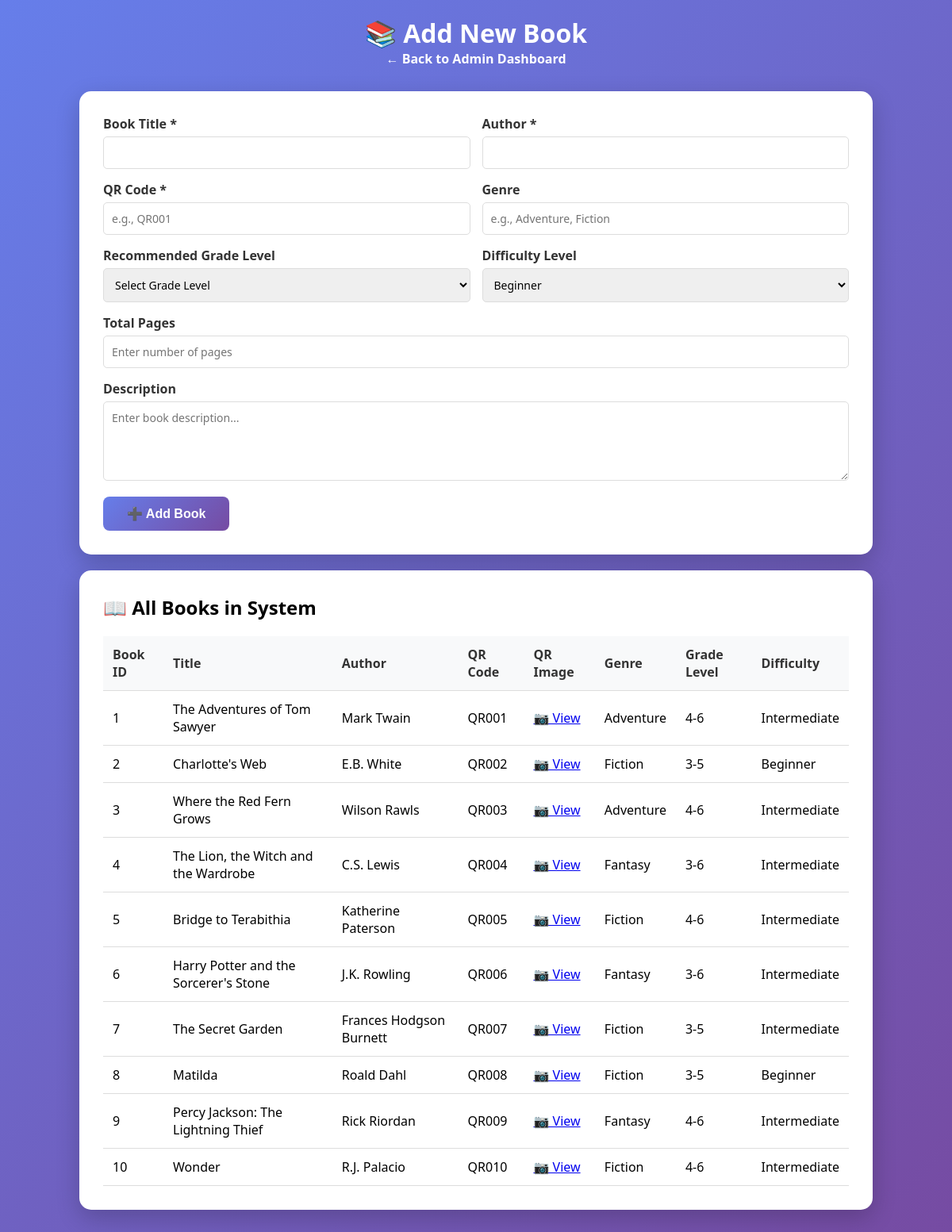
/php/add-book-admin.php (signed in), run on the app's committed database.
### tables this page shows
CREATE TABLE books (
    book_id INT PRIMARY KEY AUTO_INCREMENT,
    title VARCHAR(200) NOT NULL,
    author VARCHAR(100) NOT NULL,
    isbn VARCHAR(20) UNIQUE,
    qr_code VARCHAR(100) UNIQUE NOT NULL,
    qr_code_path VARCHAR(255),
    genre VARCHAR(50),
    recommended_grade_level VARCHAR(10),
    total_pages INT,
    difficulty_level ENUM('beginner', 'intermediate', 'advanced') DEFAULT 'beginner',
    book_cover_url VARCHAR(255),
    description TEXT,
    is_available BOOLEAN DEFAULT TRUE,
    created_at TIMESTAMP DEFAULT CURRENT_TIMESTAMP,
    updated_at TIMESTAMP DEFAULT CURRENT_TIMESTAMP ON UPDATE CURRENT_TIMESTAMP
);

### php/add-book-admin.php (the view, shortened to what this page needs)
<?php
require_once 'config.php';
$books_sql = "SELECT book_id, title, author, qr_code, qr_code_path, genre, difficulty_level, recommended_grade_level FROM books ORDER BY created_at DESC";
$books_result = $conn->query($books_sql);
$books = [];
while ($row = $books_result->fetch_assoc()) {
    $books[] = $row;
}
?>
<!DOCTYPE html>
<html lang="en">
<head>
</head>
<body>
    <div class="container">
        <div class="header">
            <h1>📚 Add New Book</h1>
            <p><a href="admin.php" class="back-link">← Back to Admin Dashboard</a></p>
        </div>
        <div class="card">
            <form method="POST">
                <div class="form-row">
                    <div class="form-group">
                        <label for="title">Book Title *</label>
                        <input type="text" id="title" name="title" required>
                    </div>
                    <div class="form-group">
                        <label for="author">Author *</label>
                        <input type="text" id="author" name="author" required>
                    </div>
                </div>
                <div class="form-row">
                    <div class="form-group">
                        <label for="qr_code">QR Code *</label>
                        <input type="text" id="qr_code" name="qr_code" placeholder="e.g., QR001" required>
                    </div>
                    <div class="form-group">
                        <label for="genre">Genre</label>
                        <input type="text" id="genre" name="genre" placeholder="e.g., Adventure, Fiction">
                    </div>
                </div>
                <div class="form-row">
                    <div class="form-group">
                        <label for="recommended_grade">Recommended Grade Level</label>
                        <select id="recommended_grade" name="recommended_grade">
                            <option value="">Select Grade Level</option>
                        </select>
                    </div>
                    <div class="form-group">
                        <label for="difficulty">Difficulty Level</label>
                        <select id="difficulty" name="difficulty">
                            <option value="beginner">Beginner</option>
                        </select>
                    </div>
                </div>
                <div class="form-group">
                    <label for="total_pages">Total Pages</label>
                    <input type="number" id="total_pages" name="total_pages" placeholder="Enter number of pages">
                </div>
                <div class="form-group">
                    <label for="description">Description</label>
                    <textarea id="description" name="description" placeholder="Enter book description..."></textarea>
                </div>
                <button type="submit" class="btn">➕ Add Book</button>
            </form>
        </div>
        <div class="card">
            <h2>📖 All Books in System</h2>
            <table>
                <thead>
                    <tr>
                        <th>Book ID</th>
                        <th>Title</th>
                        <th>Author</th>
                        <th>QR Code</th>
                        <th>QR Image</th>
                        <th>Genre</th>
                        <th>Grade Level</th>
                        <th>Difficulty</th>
                    </tr>
                </thead>
                <tbody>
                    <?php foreach ($books as $book): ?>
                        <tr>
                            <td><?php echo $book['book_id']; ?></td>
                            <td><?php echo htmlspecialchars($book['title']); ?></td>
                            <td><?php echo htmlspecialchars($book['author']); ?></td>
                            <td><?php echo htmlspecialchars($book['qr_code']); ?></td>
                            <td>
                                <?php if ($book['qr_code_path'] && file_exists(__DIR__ . '/../' . $book['qr_code_path'])): ?>
                                    <a href="../<?php echo $book['qr_code_path']; ?>" target="_blank" title="View QR Code">
                                        📷 View
                                    </a>
                                <?php else: ?>
                                    ❌ Missing
                                <?php endif; ?>
                            </td>
                            <td><?php echo htmlspecialchars($book['genre'] ?? 'N/A'); ?></td>
                            <td><?php echo htmlspecialchars($book['recommended_grade_level'] ?? 'N/A'); ?></td>
                            <td><?php echo ucfirst($book['difficulty_level']); ?></td>
                        </tr>
                    <?php endforeach; ?>
                </tbody>
            </table>
        </div>
    </div>
</body>
</html>

### php/add-book-admin.php (style rules this page uses)
* { margin: 0; padding: 0; box-sizing: border-box; }
body { font-family: 'Segoe UI', Tahoma, Geneva, Verdana, sans-serif; background: linear-gradient(135deg, #667eea 0%, #764ba2 100%); min-height: 100vh; padding: 20px; }
.container { max-width: 1000px; margin: 0 auto; }
.header { text-align: center; color: white; margin-bottom: 30px; }
.card { background: white; border-radius: 15px; padding: 30px; box-shadow: 0 10px 30px rgba(0,0,0,0.2); margin-bottom: 20px; }
.form-group { margin-bottom: 15px; }
label { display: block; margin-bottom: 5px; font-weight: 600; color: #333; }
input[type="text"], input[type="number"], textarea, select { width: 100%; padding: 10px; border: 1px solid #ddd; border-radius: 5px; font-family: inherit; font-size: 14px; }
textarea { resize: vertical; min-height: 100px; }
.form-row { display: grid; grid-template-columns: 1fr 1fr; gap: 15px; }
.btn { background: linear-gradient(135deg, #667eea 0%, #764ba2 100%); color: white; padding: 12px 30px; border: none; border-radius: 8px; cursor: pointer; font-size: 16px; font-weight: 600; transition: transform 0.3s; }
table { width: 100%; border-collapse: collapse; margin-top: 20px; }
table th, table td { padding: 12px; text-align: left; border-bottom: 1px solid #ddd; }
table th { background: #f8f9fa; font-weight: 600; color: #333; }
.back-link { color: white; text-decoration: none; font-weight: 600; }

### data on the page
books: book_id "1", title "The Adventures of Tom Sawyer", author "Mark Twain", qr_code "QR001", genre "Adventure", recommended_grade_level "4-6", difficulty_level "Intermediate"
books: book_id "2", title "Charlotte's Web", author "E.B. White", qr_code "QR002", genre "Fiction", recommended_grade_level "3-5", difficulty_level "Beginner"
books: book_id "3", title "Where the Red Fern Grows", author "Wilson Rawls", qr_code "QR003", genre "Adventure", recommended_grade_level "4-6", difficulty_level "Intermediate"
books: book_id "4", title "The Lion, the Witch and the Wardrobe", author "C.S. Lewis", qr_code "QR004", genre "Fantasy", recommended_grade_level "3-6", difficulty_level "Intermediate"
books: book_id "5", title "Bridge to Terabithia", author "Katherine Paterson", qr_code "QR005", genre "Fiction", recommended_grade_level "4-6", difficulty_level "Intermediate"
books: book_id "6", title "Harry Potter and the Sorcerer's Stone", author "J.K. Rowling", qr_code "QR006", genre "Fantasy", recommended_grade_level "3-6", difficulty_level "Intermediate"
books: book_id "7", title "The Secret Garden", author "Frances Hodgson Burnett", qr_code "QR007", genre "Fiction", recommended_grade_level "3-5", difficulty_level "Intermediate"
books: book_id "8", title "Matilda", author "Roald Dahl", qr_code "QR008", genre "Fiction", recommended_grade_level "3-5", difficulty_level "Beginner"
books: book_id "9", title "Percy Jackson: The Lightning Thief", author "Rick Riordan", qr_code "QR009", genre "Fantasy", recommended_grade_level "4-6", difficulty_level "Intermediate"
books: book_id "10", title "Wonder", author "R.J. Palacio", qr_code "QR010", genre "Fiction", recommended_grade_level "4-6", difficulty_level "Intermediate"
